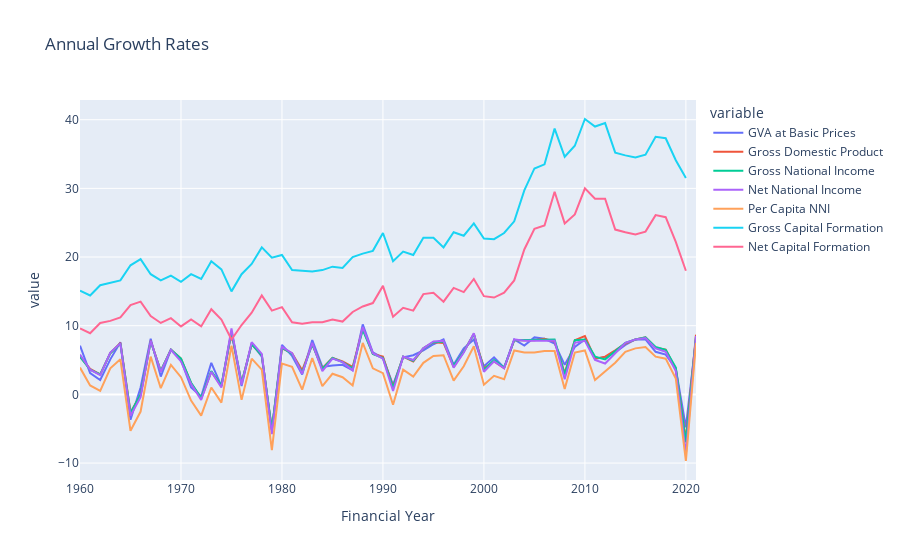

Notebook code cell kept with this figure:
### Code cell
fig = px.line(annual_growth_rates, x='Financial Year', y=['GVA at Basic Prices', 'Gross Domestic Product',
       'Gross National Income', 'Net National Income', 'Per Capita NNI',
       'Gross Capital Formation', 'Net Capital Formation'], title='Annual Growth Rates')
fig.show()
